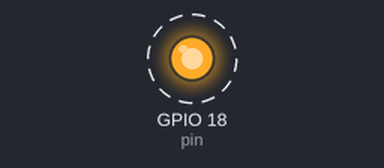
This program was run on a simulated Raspberry Pi (BCM pin numbers). Shown: output pins drawn as LEDs (lit = HIGH). Dashed ring = blinking. What the program prints to the terminal is not drawn.

Above: at 0.2 s.
Timing chart, 0 to 3.0 s (numbered marks = the images above):
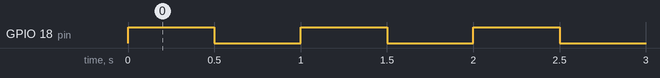

Measured:
- by itself, GPIO 18 (pin): alternates HIGH for 0.50 s and LOW for 0.50 s

The program:

led.py
```python
import RPi.GPIO as GPIO
from time import sleep

pin = 18
interval = 0.5

GPIO.setmode(GPIO.BCM)
GPIO.setup(pin, GPIO.OUT)
GPIO.output(pin, GPIO.LOW)

try:
    print("Blinking LED")
    while True:
        GPIO.output(pin, GPIO.HIGH)
        sleep(interval)
        GPIO.output(pin, GPIO.LOW)
        sleep(interval)
except:
    print("Error, cleaning up")
    GPIO.cleanup()
```
